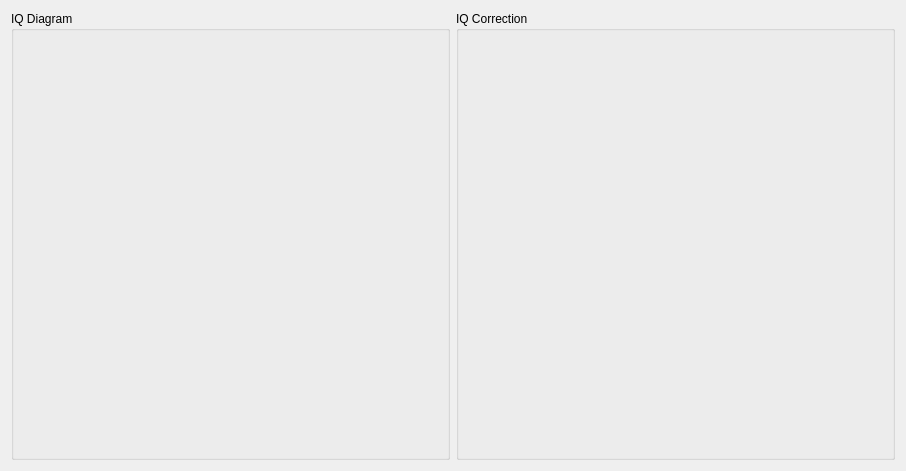
<?xml version="1.0" encoding="UTF-8"?>
<ui version="4.0">
 <class>Form</class>
 <widget class="QWidget" name="Form">
  <property name="geometry">
   <rect>
    <x>0</x>
    <y>0</y>
    <width>906</width>
    <height>471</height>
   </rect>
  </property>
  <property name="sizePolicy">
   <sizepolicy hsizetype="Maximum" vsizetype="Preferred">
    <horstretch>0</horstretch>
    <verstretch>0</verstretch>
   </sizepolicy>
  </property>
  <property name="windowTitle">
   <string>ADC Control</string>
  </property>
  <layout class="QGridLayout" name="gridLayout_2">
   <item row="0" column="0">
    <widget class="QGroupBox" name="groupBox">
     <property name="title">
      <string>IQ Diagram</string>
     </property>
    </widget>
   </item>
   <item row="0" column="1">
    <widget class="QGroupBox" name="groupBox_2">
     <property name="title">
      <string>IQ Correction</string>
     </property>
    </widget>
   </item>
  </layout>
 </widget>
 <resources/>
 <connections/>
</ui>
